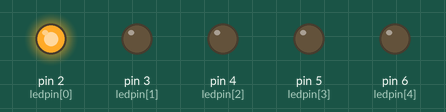
A sketch run on a simulated Arduino Uno, built with avr-gcc and run on an emulated ATmega328P. On the bench: output pins drawn as LEDs (lit = HIGH).

Above: at 0.2 s.
At 1.2 s:
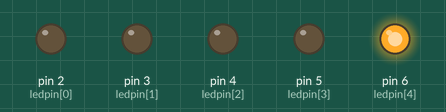
At 1.7 s:
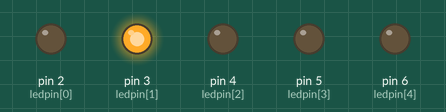
At 3.2 s:
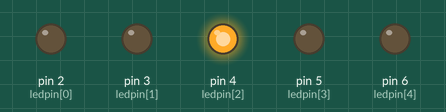
At 4.7 s:
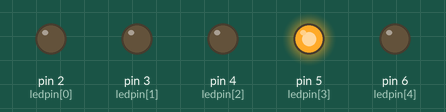
Timing chart, 0 to 5.8 s (numbered marks = the images above):
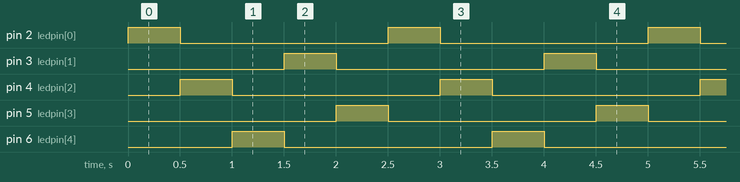

Measured:
- by itself, pin 2 (ledpin[0]), pin 3 (ledpin[1]), pin 4 (ledpin[2]), pin 5 (ledpin[3]), pin 6 (ledpin[4]): alternates HIGH for 0.50 s and LOW for 2.0 s
- by itself, everything shown: repeats every 2.5 s, in 6 steps

The sketch:

lab1_a_.ino
```cpp
// C++ code
//
const int ledpin[]={2,3,4,5,6};
const int numled=5;
void setup()
{
  for(int i=0;i<numled;i++){
  	pinMode(ledpin[i], OUTPUT);
  }
}
void loop()
{
  for(int i=0;i<numled;i++){
    if(ledpin[i]%2==0){
      digitalWrite(ledpin[i], HIGH);
      delay(500); // Wait for 1000 millisecond(s)
      digitalWrite(ledpin[i], LOW);
    }
  }
  for(int i=0;i<numled;i++){
    if(ledpin[i]%2!=0){
      digitalWrite(ledpin[i], HIGH);
      delay(500); // Wait for 1000 millisecond(s)
      digitalWrite(ledpin[i], LOW);
    }
  }

}
```
